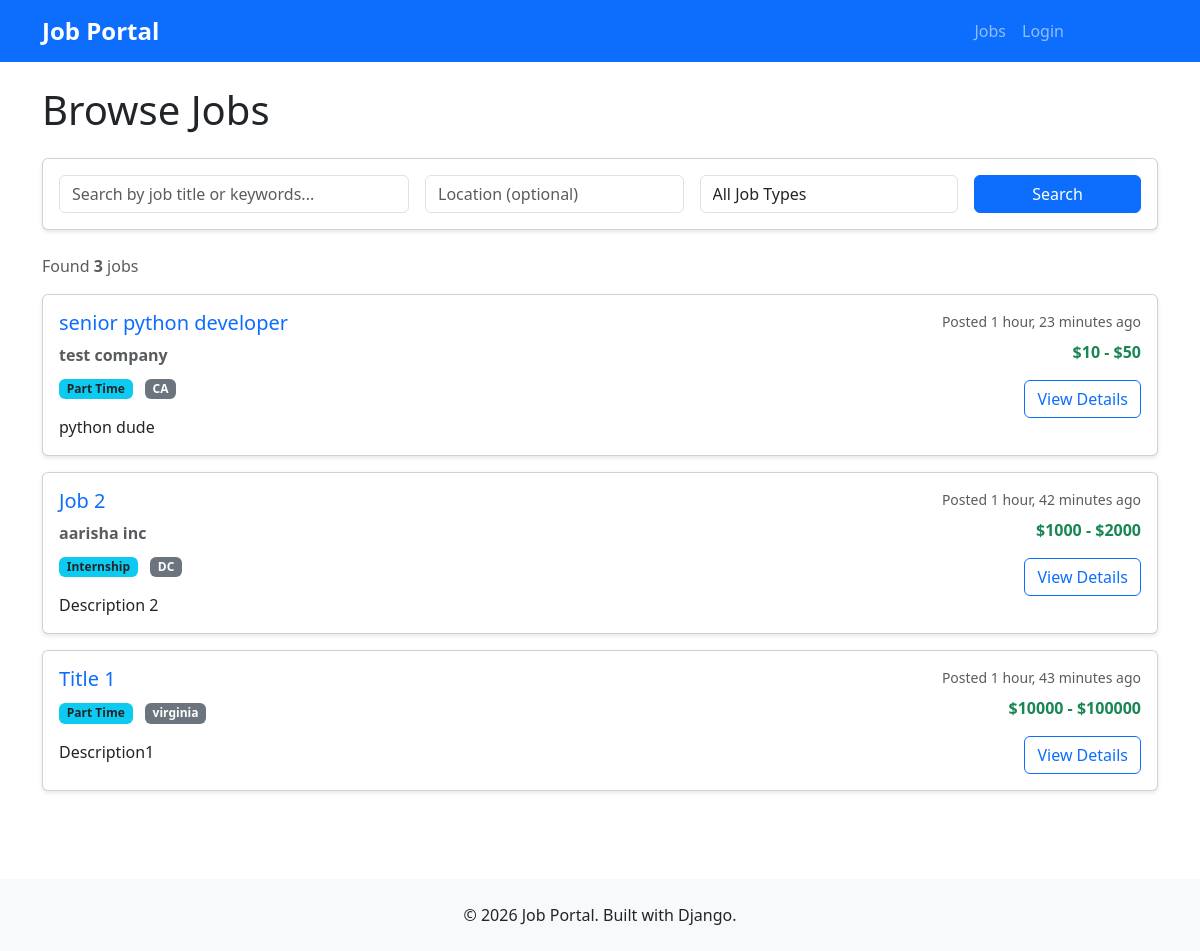
The app's page /jobs/, older data.
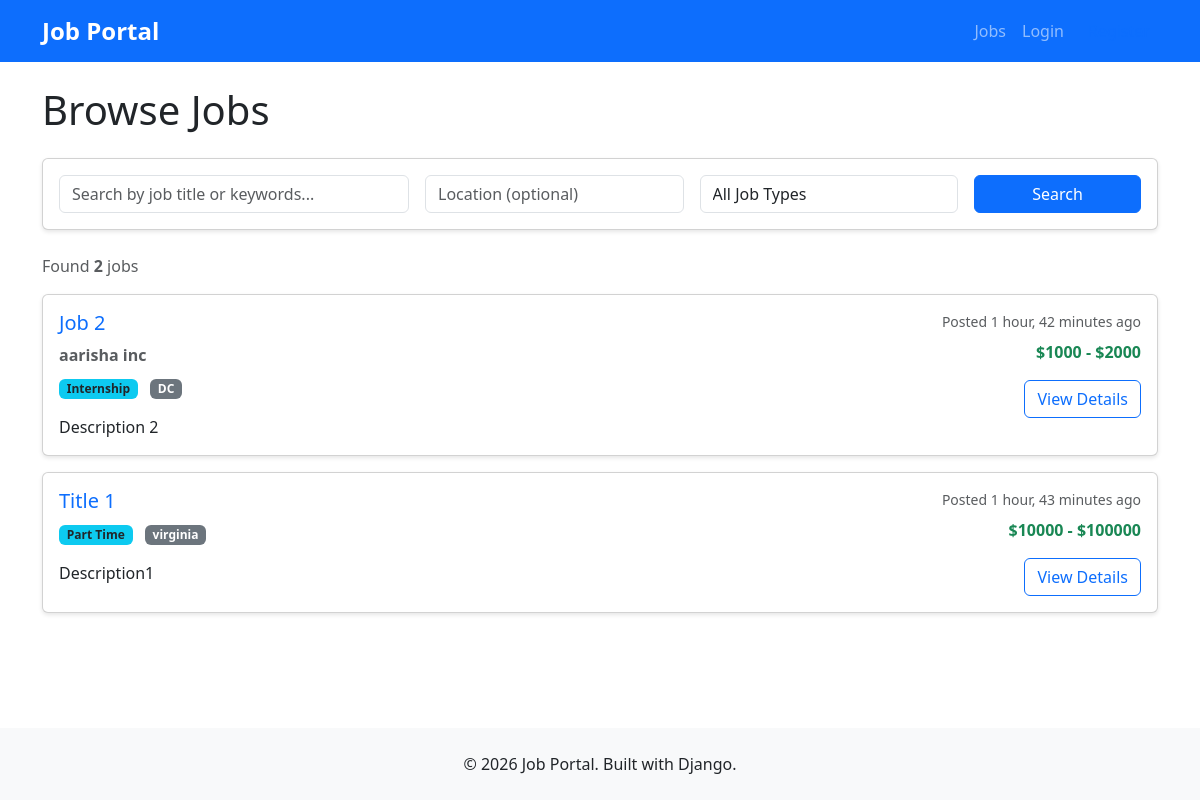
The same page, newer data.
### jobs/models.py (models this page shows)
class Job(models.Model):
    JOB_TYPES = (
        ('full_time', 'Full Time'),
        ('part_time', 'Part Time'),
        ('contract', 'Contract'),
        ('internship', 'Internship'),
    )
    employer = models.ForeignKey(User, on_delete=models.CASCADE)
    title = models.CharField(max_length=200)
    description = models.TextField()
    requirements = models.TextField()
    location = models.CharField(max_length=200)
    job_type = models.CharField(max_length=20, choices=JOB_TYPES)
    salary_min = models.DecimalField(max_digits=10, decimal_places=2, null=True, blank=True)
    salary_max = models.DecimalField(max_digits=10, decimal_places=2, null=True, blank=True)
    is_active = models.BooleanField(default=True)
    created_at = models.DateTimeField(auto_now_add=True)
    updated_at = models.DateTimeField(auto_now=True)
    class Meta:
        db_table = 'jobs'
        ordering = ['-created_at']

### users/models.py (models this page shows)
class User(AbstractUser):
    USER_TYPES = (
        ('job_seeker', 'Job Seeker'),
        ('employer', 'Employer'),
    )
    user_type = models.CharField(max_length=20, choices=USER_TYPES)
    phone = models.CharField(max_length=15, blank=True)
    created_at = models.DateTimeField(auto_now_add=True)
    class Meta:
        db_table = 'users'

class EmployerProfile(models.Model):
    user = models.OneToOneField(User, on_delete=models.CASCADE)
    company_name = models.CharField(max_length=200)
    company_description = models.TextField(blank=True)
    website = models.URLField(blank=True)
    class Meta:
        db_table = 'employer_profiles'

### jobs/views.py (the view, shortened to what this page needs)
# urls.py: path('', views.job_list_view, name='job_list'),
def job_list_view(request):
    jobs = Job.objects.filter(is_active=True)
    form = JobSearchForm(request.GET or None)
    jobs = jobs.order_by('-created_at')
    context = {
        'jobs': jobs,
        'form': form,
        'total_jobs': jobs.count(),
    }
    return render(request, 'jobs/job_list.html', context)

### jobs/forms.py
class JobSearchForm(forms.Form):
    search = forms.CharField(
        required=False,
        max_length=100,
        widget=forms.TextInput(attrs={
            'class': 'form-control',
            'placeholder': 'Search by job title or keywords...'
        })
    )
    location = forms.CharField(
        required=False,
        max_length=100,
        widget=forms.TextInput(attrs={
            'class': 'form-control',
            'placeholder': 'Location (optional)'
        })
    )
    job_type = forms.ChoiceField(
        required=False,
        choices=[('', 'All Job Types')] + list(Job.JOB_TYPES),
        widget=forms.Select(attrs={
            'class': 'form-control'
        })
    )

### templates/jobs/job_list.html (shortened to what this page needs)
{% extends 'base.html' %}
{% block content %}
<div class="row">
    <div class="col-12">
        <h1 class="mb-4">Browse Jobs</h1>
        <div class="card mb-4">
            <div class="card-body">
                <form method="get" action="{% url 'jobs:job_list' %}">
                    <div class="row g-3">
                        <div class="col-md-4">
                            {{ form.search }}
                        </div>
                        <div class="col-md-3">
                            {{ form.location }}
                        </div>
                        <div class="col-md-3">
                            {{ form.job_type }}
                        </div>
                        <div class="col-md-2">
                            <button type="submit" class="btn btn-primary w-100">
                                Search
                            </button>
                        </div>
                    </div>
                </form>
            </div>
        </div>
        <div class="mb-3">
            <p class="text-muted">
                Found <strong>{{ total_jobs }}</strong> job{{ total_jobs|pluralize }}
            </p>
        </div>
        {% if jobs %}
            <div class="row">
                {% for job in jobs %}
                    <div class="col-12 mb-3">
                        <div class="card">
                            <div class="card-body">
                                <div class="row">
                                    <div class="col-md-9">
                                        <h5 class="card-title">
                                            <a href="{% url 'jobs:job_detail' job.pk %}" class="text-decoration-none">
                                                {{ job.title }}
                                            </a>
                                        </h5>
                                        <p class="card-text text-muted mb-2">
                                            <strong>{{ job.employer.employerprofile.company_name }}</strong>
                                        </p>
                                        <p class="card-text">
                                            <span class="badge bg-info text-dark me-2">{{ job.get_job_type_display }}</span>
                                            <span class="badge bg-secondary">{{ job.location }}</span>
                                        </p>
                                        <p class="card-text text-truncate" style="max-width: 600px;">
                                            {{ job.description|truncatewords:30 }}
                                        </p>
                                    </div>
                                    <div class="col-md-3 text-end">
                                        <p class="text-muted small mb-2">
                                            Posted {{ job.created_at|timesince }} ago
                                        </p>
                                        {% if job.salary_min and job.salary_max %}
                                            <p class="text-success fw-bold mb-3">
                                                ${{ job.salary_min|floatformat:0 }} - ${{ job.salary_max|floatformat:0 }}
                                            </p>
                                        {% endif %}
                                        <a href="{% url 'jobs:job_detail' job.pk %}" class="btn btn-outline-primary">
                                            View Details
                                        </a>
                                    </div>
                                </div>
                            </div>
                        </div>
                    </div>
                {% endfor %}
            </div>
        {% else %}
            <div class="alert alert-info">
                <h4>No jobs found</h4>
                <p class="mb-0">Try adjusting your search filters or check back later for new opportunities.</p>
            </div>
        {% endif %}
    </div>
</div>
{% endblock %}

Row changes from the older to the newer data that the page shows:
removed Job: title "senior python developer", employer.employerprofile.company_name "test company", job_type "Part Time", location "CA", description "python dude", created_at "1 hour, 23 minutes", salary_min "10", salary_max "50"
Text that changed along with them:
{{ total_jobs }}: "3" → "2"
